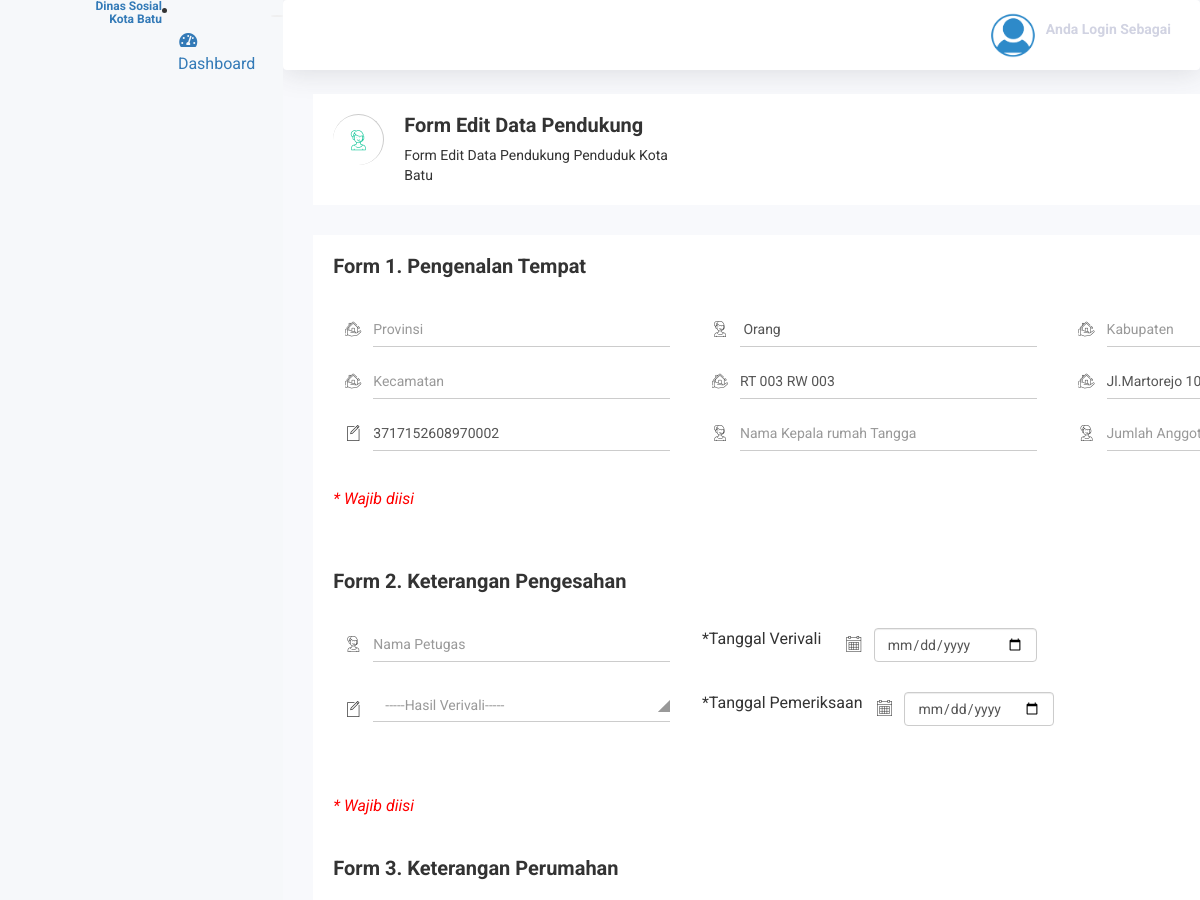
/index.php/ListFormBantuan/update/3517152608970001 (upper part), run on an earlier commit of the app's database.
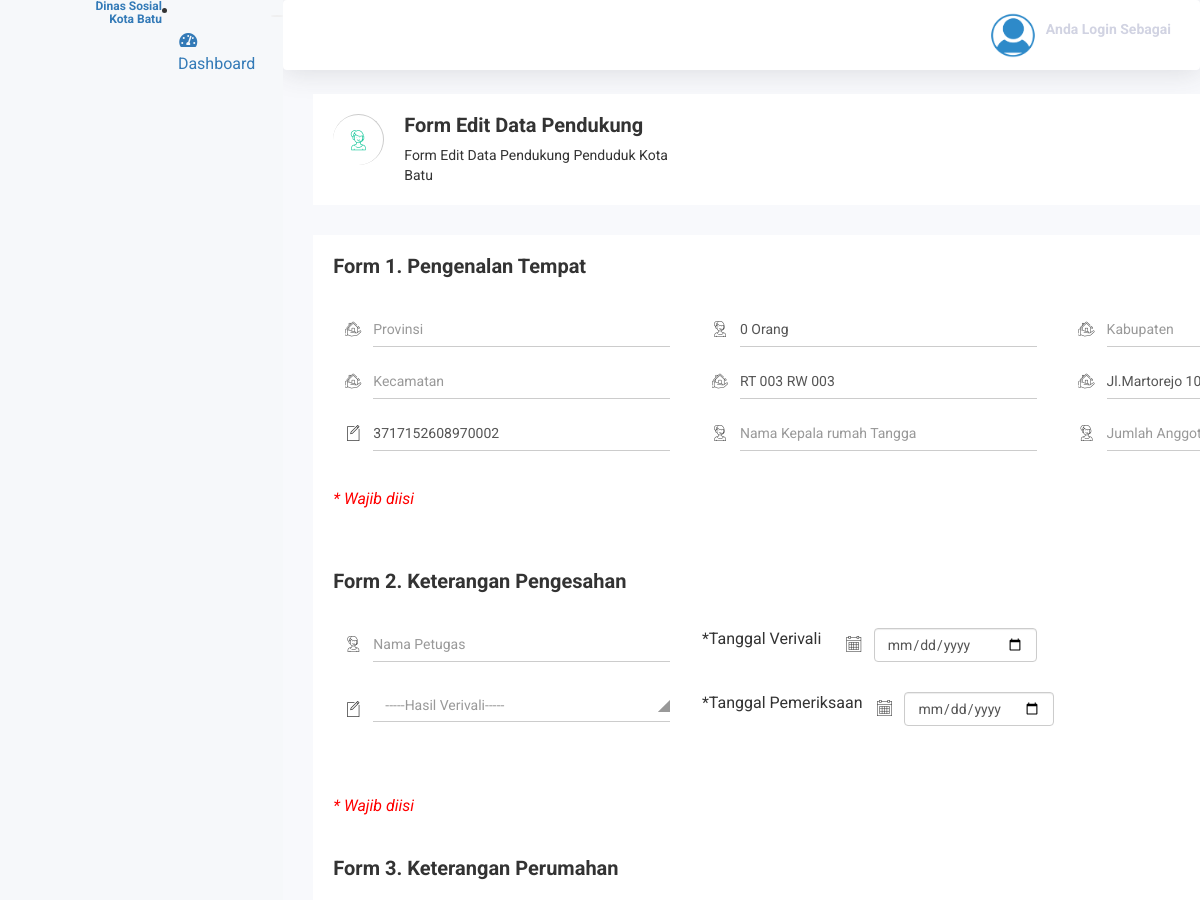
And on a later commit of the database.
### tables this page shows
CREATE TABLE `kepemilikan_aset` (
  `id_kepemilikan_aset` int(11) NOT NULL,
  `NIK` varchar(16) NOT NULL,
  `jml_tabung_gas` int(11) NOT NULL,
  `jml_AC` int(11) NOT NULL,
  `jml_pemanas_air` int(11) NOT NULL,
  `jml_telepon_rumah` int(11) NOT NULL,
  `jml_televisi` int(11) NOT NULL,
  `jml_emas` int(11) NOT NULL,
  `jml_komputer` int(11) NOT NULL,
  `jml_sepeda` int(11) NOT NULL,
  `jml_spdmotor` int(11) NOT NULL,
  `jml_mobil` int(11) NOT NULL,
  `jml_perahu` int(11) NOT NULL,
  `jml_motor_tempel` int(11) NOT NULL,
  `jml_perahumotor` int(11) NOT NULL,
  `jml_kapal` int(11) NOT NULL,
  `jml_lahan` int(11) NOT NULL,
  `jml_rumahlain` int(11) NOT NULL,
  `jml_sapi` int(11) NOT NULL,
  `jml_kerbau` int(11) NOT NULL,
  `jml_kuda` int(11) NOT NULL,
  `jml_babi` int(11) NOT NULL,
  `jml_kambing` int(11) NOT NULL,
  `pendapatan` varchar(50) NOT NULL,
  `tanggungan_keluarga` int(11) NOT NULL,
  `kelengkapan_dokumen` varchar(30) NOT NULL
);

### application/controllers/ListFormBantuan.php (called while the page is built, shortened)
<?php
class listFormBantuan extends CI_Controller {
	public function update($id)
	{
		$this->load->model('List_FormBantuan');
		$this->form_validation->set_rules('provinsi', 'provinsi', 'trim|required');
	    $this->form_validation->set_rules('provinsi', 'provinsi', 'trim|required');
		$this->form_validation->set_rules('provinsi', 'provinsi', 'trim|required');
		$this->form_validation->set_rules('kabupaten', 'kabupaten', 'trim|required');
		$this->form_validation->set_rules('kecamatan', 'kecamatan', 'trim|required');
		$this->form_validation->set_rules('nama_sls', 'nama_sls', 'trim|required');
	    $this->form_validation->set_rules('alamat', 'alamat', 'trim|required');
	    $this->form_validation->set_rules('no_urut_rt', 'no_urut_rt', 'trim|required');
	    $this->form_validation->set_rules('nama_krt', 'nama_krt', 'trim|required');
	    $this->form_validation->set_rules('jumlah_ART', 'jumlah_ART', 'trim|required');
	    $this->form_validation->set_rules('jumlah_keluarga', 'jumlah_keluarga', 'trim|required');
	    $this->form_validation->set_rules('tanggal_verivali', 'tanggal_verivali', 'trim|required');
		$this->form_validation->set_rules('nama_petugas', 'nama_petugas', 'trim|required');
		$this->form_validation->set_rules('tanggal_pemeriksaan', 'tanggal_pemeriksaan', 'trim|required');
		$this->form_validation->set_rules('hasil_verivali', 'hasil_verivali', 'trim|required');
		$this->form_validation->set_rules('status_bangunan', 'status_bangunan', 'trim|required');
		$this->form_validation->set_rules('status_lahan', 'status_lahan', 'trim|required');
		$this->form_validation->set_rules('luas_lantai', 'luas_lantai', 'trim|required');
		$this->form_validation->set_rules('jenis_lantai_terluas', 'jenis_lantai_terluas', 'trim|required');
	    $this->form_validation->set_rules('jenis_dinding_terluas', 'jenis_dinding_terluas', 'trim|required');
	    $this->form_validation->set_rules('kondisi_dinding', 'kondisi_dinding', 'trim|required');
	    $this->form_validation->set_rules('jenis_atap', 'jenis_atap', 'trim|required');
	    $this->form_validation->set_rules('kondisi_atap', 'kondisi_atap', 'trim|required');
	    $this->form_validation->set_rules('jumlah_kamar', 'jumlah_kamar', 'trim|required');
	    $this->form_validation->set_rules('sumber_air_minum', 'sumber_air_minum', 'trim|required');
	    $this->form_validation->set_rules('kode_pelanggan_air', 'kode_pelanggan_air', 'trim|required');
	    $this->form_validation->set_rules('cara_memperoleh_air', 'cara_memperoleh_air', 'trim|required');
	    $this->form_validation->set_rules('sumber_penerangan', 'sumber_penerangan', 'trim|required');
	    $this->form_validation->set_rules('daya_terpasang', 'daya_terpasang', 'trim|required');
        $this->form_validation->set_rules('id_pln', 'id_pln', 'trim|required');
        $this->form_validation->set_rules('bahan_bakar_memasak', 'bahan_bakar_memasak', 'trim|required');
        $this->form_validation->set_rules('id_pelanggan_gas', 'id_pelanggan_gas', 'trim|required');
        $this->form_validation->set_rules('fasilitas_bab', 'fasilitas_bab', 'trim|required');
        $this->form_validation->set_rules('jenis_kloset', 'jenis_kloset', 'trim|required');
        $this->form_validation->set_rules('tempat_PAT', 'tempat_PAT', 'trim|required');
        $this->form_validation->set_rules('hub_kepala_keluarga', 'hub_kepala_keluarga', 'trim|required');
        $this->form_validation->set_rules('NO_KK', 'NO_KK', 'trim|required');
		$this->form_validation->set_rules('jenis_cacat', 'jenis_cacat', 'trim|required');
		$this->form_validation->set_rules('penyakit_kronis', 'penyakit_kronis', 'trim|required');
		$this->form_validation->set_rules('jenjang_pendidikan', 'jenjang_pendidikan', 'trim|required');
	    $this->form_validation->set_rules('lapangan_usaha', 'lapangan_usaha', 'trim|required');
	    $this->form_validation->set_rules('status_kedudukan', 'status_kedudukan', 'trim|required');
	    $this->form_validation->set_rules('KKS', 'KKS', 'trim|required');
	    $this->form_validation->set_rules('KIS', 'KIS', 'trim|required');
	    $this->form_validation->set_rules('KIP', 'KIP', 'trim|required');
	    $this->form_validation->set_rules('RASKIN', 'RASKIN', 'trim|required');
		$this->form_validation->set_rules('jml_tabung_gas', 'jml_tabung_gas', 'trim|required');
		$this->form_validation->set_rules('jml_AC', 'jml_AC', 'trim|required');
		$this->form_validation->set_rules('jml_pemanas_air', 'jml_pemanas_air', 'trim|required');
		$this->form_validation->set_rules('jml_telepon_rumah', 'jml_telepon_rumah', 'trim|required');
		$this->form_validation->set_rules('jml_televisi', 'jml_televisi', 'trim|required');
	    $this->form_validation->set_rules('jml_emas', 'jml_emas', 'trim|required');
	    $this->form_validation->set_rules('jml_komputer', 'jml_komputer', 'trim|required');
	    $this->form_validation->set_rules('jml_sepeda', 'jml_sepeda', 'trim|required');
	    $this->form_validation->set_rules('jml_spdmotor', 'jml_spdmotor', 'trim|required');
	    $this->form_validation->set_rules('jml_mobil', 'jml_mobil', 'trim|required');
	    $this->form_validation->set_rules('jml_perahu', 'jml_perahu', 'trim|required');
	    $this->form_validation->set_rules('jml_motor_tempel', 'jml_motor_tempel', 'trim|required');
	    $this->form_validation->set_rules('jml_perahumotor', 'jml_perahumotor', 'trim|required');
	    $this->form_validation->set_rules('jml_kapal', 'jml_kapal', 'trim|required');
	    $this->form_validation->set_rules('jml_lahan', 'jml_lahan', 'trim|required');
        $this->form_validation->set_rules('jml_rumahlain', 'jml_rumahlain', 'trim|required');
        $this->form_validation->set_rules('jml_sapi', 'jml_sapi', 'trim|required');
        $this->form_validation->set_rules('jml_kerbau', 'jml_kerbau', 'trim|required');
        $this->form_validation->set_rules('jml_kuda', 'jml_kuda', 'trim|required');
        $this->form_validation->set_rules('jml_babi', 'jml_babi', 'trim|required');
        $this->form_validation->set_rules('jml_kambing', 'jml_kambing', 'trim|required');
		$this->load->model('List_FormBantuan');
		$data["pengenalan_tempat"] = $this->List_FormBantuan->getPengTempat($id);
		$data["keterangan_pengesahan"] = $this->List_FormBantuan->getPengesahan($id);
		$data["keterangan_perumahan"] = $this->List_FormBantuan->getKetPerum($id);
		$data["keterangan_sosial_ekonomi"] = $this->List_FormBantuan->getSosEko($id);
		$data["kepemilikan_aset"] = $this->List_FormBantuan->getKepAset($id);
		$data['user'] = $this->List_FormBantuan->getUser();
		$this->load->model('list_penduduk');
		$data["penduduk"] = $this->list_penduduk->getTampilPendudukPerum($id);
		$data["kepemilikan_aset"] = $this->List_FormBantuan->getTampilKepemilikanAsetById($id);
		if($this->form_validation->run() == FALSE) {
			$this->load->view('FormBantuan/input_data_bantuan',$data);
		}
		else{
			$this->List_FormBantuan->updateById($id);
			echo "<script> alert('Data Form Bantuan Berhasil Ditambahkan'); window.location.href='';
			</script>";
		}
	}
}

### index.php (called while the page is built, shortened)
<?php
require_once BASEPATH.'core/CodeIgniter.php';

### application/models/List_FormBantuan.php (called while the page is built, shortened)
<?php
class List_FormBantuan extends CI_Model {
	public function getPengTempat($id)
	{
	$this->db->where('id_pengenalan_tempat', $id);
	$query= $this->db->get('pengenalan_tempat');
	return $query->result();
	}
	public function getPengesahan($id)
	{
	$this->db->where('id_pengesahan', $id);
	$query= $this->db->get('keterangan_pengesahan');
	return $query->result();
	}
	public function getKetPerum($id)
	{
	$this->db->where('id_ket_perumahan', $id);
	$query= $this->db->get('keterangan_perumahan');
	return $query->result();
	}
	public function getSosEko($id)
	{
	$this->db->where('id_sosial_eko', $id);
	$query= $this->db->get('keterangan_sosial_ekonomi');
	return $query->result();
	}
	public function getKepAset($id)
	{
	$this->db->where('id_kepemilikan_aset', $id);
	$query= $this->db->get('kepemilikan_aset');
	return $query->result();
	}
		public function getTampilKepemilikanAsetById($id)
	{
		$query = $this->db->query("Select * from kepemilikan_aset where NIK='$id'");
		return $query->result_array();
	}
}

### application/views/FormBantuan/input_data_bantuan.php (the view, shortened to what the changed rows need)
<!DOCTYPE html>
<html lang="en">
<head>
  <link href="<?php echo base_url() ?>assets/vendor/fontawesome-free/css/all.min.css" rel="stylesheet" type="text/css">
  <link href="<?php echo base_url() ?>assets/css/sb-admin-2.min.css" rel="stylesheet">
  <link href="<?php echo base_url() ?>assets/datatable/datatables.min.css" rel="stylesheet">
 <link rel="stylesheet" href="css/font-awesome.min.css">
    <link rel="stylesheet" href="<?php echo base_url() ?>assets2/css/owl.carousel.css">
    <link rel="stylesheet" href="<?php echo base_url() ?>assets2/css/owl.theme.css">
    <link rel="stylesheet" href="<?php echo base_url() ?>assets2/css/owl.transitions.css">
    <link rel="stylesheet" href="<?php echo base_url() ?>assets2/css/meanmenu/meanmenu.min.css">
    <link rel="stylesheet" href="<?php echo base_url() ?>assets2/css/animate.css">
    <link rel="stylesheet" href="<?php echo base_url() ?>assets2/css/normalize.css">
    <link rel="stylesheet" href="<?php echo base_url() ?>assets2/css/wave/waves.min.css">
    <link rel="stylesheet" href="<?php echo base_url() ?>assets2/css/wave/button.css">
    <link rel="stylesheet" href="<?php echo base_url() ?>assets2/css/scrollbar/jquery.mCustomScrollbar.min.css">
    <link rel="stylesheet" href="<?php echo base_url() ?>assets2/css/notika-custom-icon.css">
    <link rel="stylesheet" href="<?php echo base_url() ?>assets2/css/main.css">
    <link rel="stylesheet" href="<?php echo base_url() ?>assets2/style.css">
    <link rel="stylesheet" href="<?php echo base_url() ?>assets2/css/responsive.css">
    <link rel="stylesheet" href="<?php echo base_url() ?>assets2/css/meanmenu/meanmenu.min.css">
    <link rel="stylesheet" href="<?php echo base_url() ?>assets2/css/animate.css">
    <link rel="stylesheet" href="<?php echo base_url() ?>assets2/css/summernote/summernote.css">
    <link rel="stylesheet" href="<?php echo base_url() ?>assets2/css/themesaller-forms.css">
    <link rel="stylesheet" href="<?php echo base_url() ?>assets2/css/normalize.css">
    <link rel="stylesheet" href="<?php echo base_url() ?>assets2/css/scrollbar/jquery.mCustomScrollbar.min.css">
    <link rel="stylesheet" href="<?php echo base_url() ?>assets2/css/notika-custom-icon.css">
    <link rel="stylesheet" href="<?php echo base_url() ?>assets2/css/bootstrap-select/bootstrap-select.css">
    <link rel="stylesheet" href="<?php echo base_url() ?>assets2/css/datapicker/datepicker3.css">
    <link rel="stylesheet" href="<?php echo base_url() ?>assets2/css/color-picker/farbtastic.css">
    <link rel="stylesheet" href="<?php echo base_url() ?>assets2/css/wave/waves.min.css">
    <link rel="stylesheet" href="<?php echo base_url() ?>assets2/css/main.css">
    <link rel="stylesheet" href="<?php echo base_url() ?>assets2/style.css">
    <link rel="stylesheet" href="<?php echo base_url() ?>assets2/css/responsive.css">
</head>
<body id="page-top">
    <div id="content-wrapper" class="d-flex flex-column">
      <div id="content">
        <div class="container-fluid">
 <div class="breadcomb-area">
        <div class="container">
            <div class="row">
                <div class="col-lg-12 col-md-12 col-sm-12 col-xs-12">
                    <div class="breadcomb-list">
                        <div class="row">
                            <div class="col-lg-4 col-md-4 col-sm-4 col-xs-12">
                                <div class="breadcomb-wp">
                                    <div class="breadcomb-ctn">
                                        <h2>Form Edit Data Pendukung</h2>
                                    </div>
                                </div>
                            </div>
                        </div>
                    </div>
                </div>
            </div>
        </div>
    </div>
     <?php echo form_open('ListFormBantuan/update/'.$this->uri->segment(3)); ?>
   <div class="container">
            <div class="row">
                <div class="col-lg-12 col-md-12 col-sm-12 col-xs-12">
                    <div class="form-element-list">
                        <div class="basic-tb-hd">
                            <h2>Form 1. Pengenalan Tempat</h2><br>
                        <div class="row">
                       <div class="col-lg-4 col-md-4 col-sm-4 col-xs-12">
                                <div class="form-group ic-cmp-int">
                                    <div class="nk-int-st">
                                    <input type="text" class="form-control" id="jumlah_keluarga" name="jumlah_keluarga" placeholder="Jumlah Keluarga"  value="<?php echo $kepemilikan_aset[0]['tanggungan_keluarga']?> Orang" readonly required autofocus />
                                    </div>
                                </div>
                              </div>
                          </div>
                     <br>
               </div>
          </div>
     </div>
     <br>
     <br>
<div class="container">
            <div class="row">
                <div class="col-lg-12 col-md-12 col-sm-12 col-xs-12">
                    <div class="form-element-list">
                        <div class="basic-tb-hd">
                            <h2>Form 2. Keterangan Pengesahan</h2><br>
                        </div>
                        <br>
                    </div>
                  </div>
                </div>
              </div>
            <br>
            <br>
          <div class="container">
            <div class="row">
                <div class="col-lg-12 col-md-12 col-sm-12 col-xs-12">
                    <div class="form-element-list">
                        <div class="basic-tb-hd">
                            <h2>Form 3. Keterangan Perumahan</h2><br>
                     <br>
                  </div>
               </div>
            </div>
             </div>
     </div>
     <br>
     <br>
               </div>
                <br>
                <br>
              </div>
            <br>
            <br>
    <?php echo form_close(); ?>
    </div>
  </div>
</body>
</html>

What changed in the data, as far as the page shows it:
added kepemilikan_aset: jumlah_keluarga "0 Orang"
Also different on the page:
form field jumlah_keluarga: "Orang" → (not shown)
